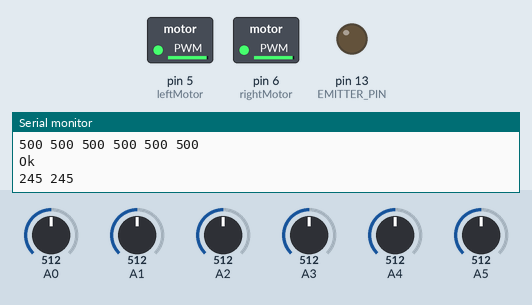
Recording of a sketch running on a simulated Arduino Uno, built with avr-gcc and run on an emulated ATmega328P. Parts: switched loads named in the sketch (green lamp = pin HIGH), output pins drawn as LEDs (lit = HIGH), the last lines printed to the serial monitor. The test bench sets the inputs (shaded band); at power-on: A2 = 512, A3 = 512, A4 = 512, A5 = 512, A0 = 512, A1 = 512.

Above: at 11.2 s.
11.3 s: A2 set to 534
At 12.1 s:
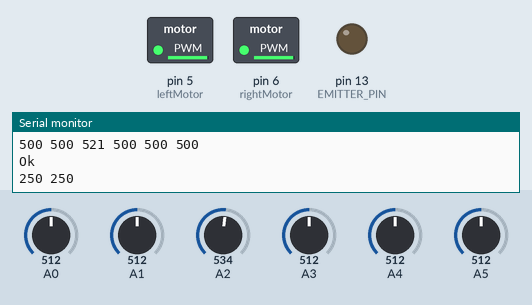
12.8 s: A2 set to 553
At 14.6 s:
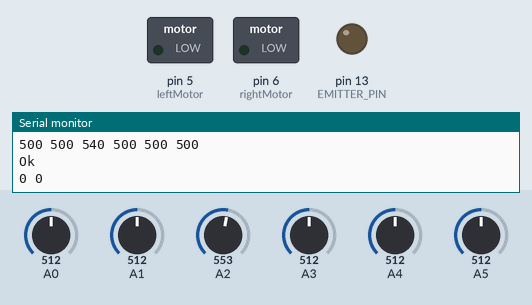
15.4 s: A3 set to 716
At 17.2 s:
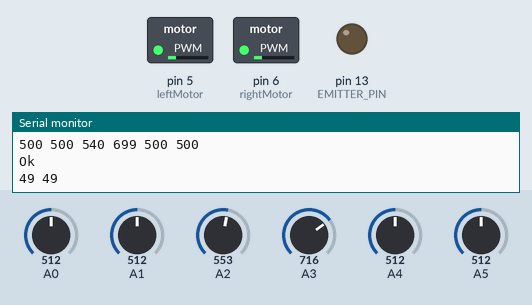
18.0 s: A4 set to 716
At 19.8 s:
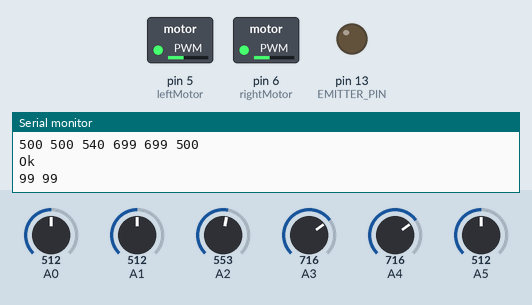
20.6 s: A5 set to 716
At 22.4 s:
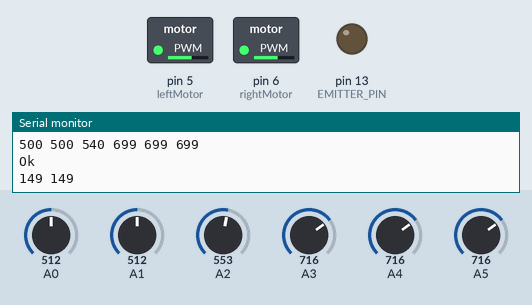
23.3 s: A5 set to 306
At 25.0 s:
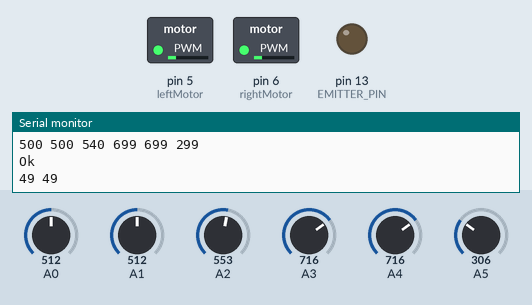
Timing chart, 0 to 26.5 s (numbered marks = the images above; inputs shaded):
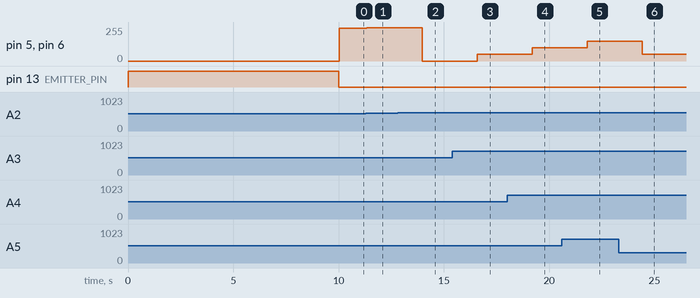

Measured:
- the behaviour switches between 552 and 553 on A2 (found by bisection; images 1 and 2)
- after the input at 11.3 s, pin 5 (leftMotor), pin 6 (rightMotor): 245/255 → 250/255 after 0.05 s
- after the input at 12.8 s, pin 5 (leftMotor), pin 6 (rightMotor): 250/255 → 0/255 after 1.2 s
- after the input at 15.4 s, pin 5 (leftMotor), pin 6 (rightMotor): 0/255 → 49/255 after 1.2 s
- after the input at 18.0 s, pin 5 (leftMotor), pin 6 (rightMotor): 49/255 → 99/255 after 1.2 s
- after the input at 20.6 s, pin 5 (leftMotor), pin 6 (rightMotor): 99/255 → 149/255 after 1.2 s
- after the input at 23.3 s, pin 5 (leftMotor), pin 6 (rightMotor): 149/255 → 49/255 after 1.1 s

The sketch:

lineFollower.ino
```cpp
#include <QTRSensors.h>

#define NUM_SENSORS             6  // number of sensors used
#define NUM_SAMPLES_PER_SENSOR  4  // average 4 analog samples per sensor reading
#define EMITTER_PIN             13  // emitter is controlled by digital pin 2

// sensors 0 through 5 are connected to analog inputs 0 through 5, respectively
QTRSensorsAnalog qtr((unsigned char[]) {0, 1, 2, 3, 4, 5},
  NUM_SENSORS, NUM_SAMPLES_PER_SENSOR);
unsigned int sensorValues[NUM_SENSORS];

int leftMotor = 5;
int rightMotor = 6;
int leftMotorSpeed = 0;
int rightMotorSpeed = 0;


void setup()
{
  pinMode(13, OUTPUT);
   pinMode(leftMotor, OUTPUT);
   pinMode(rightMotor, OUTPUT);

   digitalWrite(13, HIGH);    // turn on Arduino's LED to indicate we are in calibration mode
  for (int i = 0; i < 400; i++)  // make the calibration take about 10 seconds
  {
    qtr.calibrate();       // reads all sensors 10 times at 2.5 ms per six sensors (i.e. ~25 ms per call)
  }
  digitalWrite(13, LOW);     // turn off Arduino's LED to indicate we are through with calibration


  Serial.begin(9600);
  for (int i = 0; i < NUM_SENSORS; i++)
  {
    Serial.print(qtr.calibratedMinimumOn[i]);
    Serial.print(' ');
  }
  Serial.println();


  for (int i = 0; i < NUM_SENSORS; i++)
  {
    Serial.print(qtr.calibratedMaximumOn[i]);
    Serial.print(' ');
  }
  Serial.println();
  Serial.println();
}


void loop()
{
  unsigned int sensors[6];

  qtr.readCalibrated(sensors);

  int position = qtr.readLine(sensors, QTR_EMITTERS_ON, 1);


 if (sensors[0] < 50 && sensors[1] < 50 && sensors[2] < 50 && sensors[3] < 50 && sensors[4] < 50 && sensors[5] < 50)
  {
     leftMotorSpeed = 0;
   rightMotorSpeed = 0;
    Serial.print(sensors[1]);
    Serial.print(' ');
    Serial.print(sensors[2]);
     Serial.print(' ');
     Serial.print(sensors[3]);
    Serial.print(' ');
    Serial.print(sensors[4]);
     Serial.print(' ');
     Serial.print(sensors[5]);
    Serial.print(' ');
     Serial.print("STOP");
  Serial.println();
   Serial.print(leftMotorSpeed);
   Serial.print(' ');
 Serial.print(rightMotorSpeed);
 Serial.println();
 Serial.println();
 digitalWrite(leftMotor, LOW);
  digitalWrite(rightMotor, LOW);

    delay(1000);
  }
  else {
     leftMotorSpeed = (sensors[2] + sensors[3] + sensors[4] + sensors[5]) / 4 % 255;
   rightMotorSpeed = (sensors[2] + sensors[3] + sensors[4] + sensors[5]) / 4 % 255;

  Serial.print(sensors[0]);
 Serial.print(' ');
  Serial.print(sensors[1]);
 Serial.print(' ');
 Serial.print(sensors[2]);
  Serial.print(' ');
  Serial.print(sensors[3]);
 Serial.print(' ');
 Serial.print(sensors[4]);
  Serial.print(' ');
  Serial.print(sensors[5]);
 Serial.print(' ');

  Serial.println();
   Serial.print("Ok");
  Serial.println();
 Serial.print(leftMotorSpeed);
 Serial.print(' ');
 Serial.print(rightMotorSpeed);
  Serial.println();
  Serial.println();
  analogWrite(leftMotor, leftMotorSpeed);
  analogWrite(rightMotor, rightMotorSpeed);
  delay(300);
  }
  /*


leftMotorSpeed = 100;
rightMotorSpeed = 100;

  int error = position - 1000;

  if (error < -500)  // the line is on the left
    leftMotorSpeed = 0;  // turn left
  if (error > 500)  // the line is on the right
    rightMotorSpeed = 0;  // turn right*/


  delay(1000);
}
```
